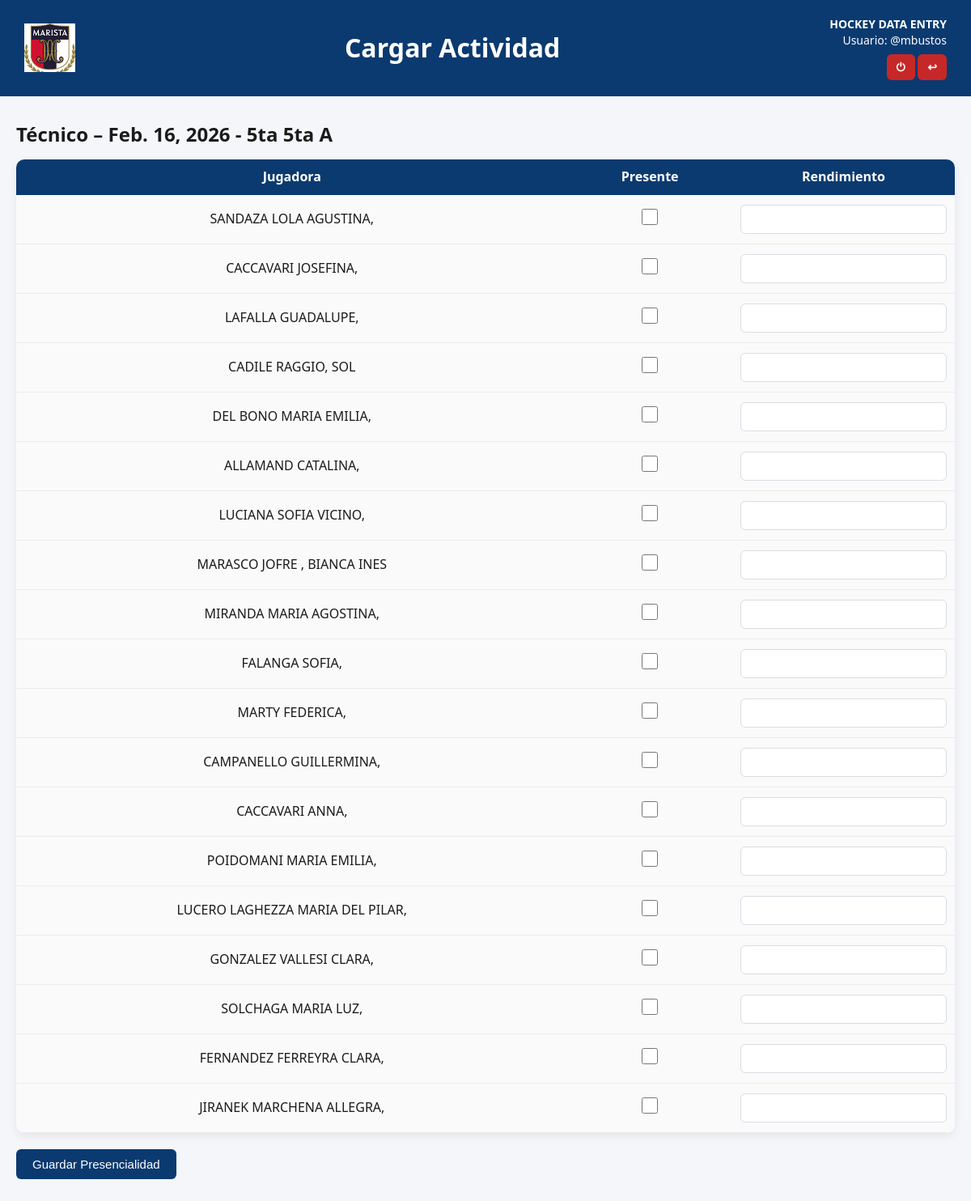
The app's page /actividad/137/presencialidad-jugadoras/ (signed in) with its own data.
### app_club/models.py (models this page shows, shortened)
class Actividad(models.Model):
    TIPO = [
        ('Técnico', 'Técnico'),
        ('Físico', 'Físico'),
        ('Partido', 'Partido'),
        ('Otra', 'Otra'),
    ]
    tipo = models.CharField(max_length=20, choices=TIPO)
    fecha = models.DateField()
    hora_inicio = models.TimeField()
    hora_fin = models.TimeField()
    division = models.ForeignKey(Division, on_delete=models.CASCADE)
    rama = models.ForeignKey(Rama, on_delete=models.CASCADE)
    sede = models.ForeignKey(
        Sede,
        on_delete=models.PROTECT,
        related_name="actividades",
        null=True,      # 👈 CLAVE
        blank=True
    )
    entrenadores = models.ManyToManyField(Entrenador, blank=True)
    ayudantes = models.ManyToManyField(Ayudante, blank=True)
    pfs = models.ManyToManyField(PF, blank=True)
    managers = models.ManyToManyField(Manager, blank=True)
    creado_por = models.ForeignKey(User, on_delete=models.SET_NULL, null=True, blank=True, related_name="actividades_creadas")
    creado_el = models.DateTimeField(default=timezone.now)
    modificado_por = models.ForeignKey(User, on_delete=models.SET_NULL, null=True, blank=True, related_name="actividades_modificadas")
    modificado_el = models.DateTimeField(auto_now=True)

class Rama(models.Model):
    nombre = models.CharField(max_length=10)   # "A", "B", "C"
    division = models.ForeignKey(Division, on_delete=models.CASCADE)
    def __str__(self):
        return f"{self.division.nombre} {self.nombre}"

class Division(models.Model):
    nombre = models.CharField(max_length=20)   # Ej: "6ta", "5ta", "7ma"

class Jugadora(models.Model):
    nombre = models.CharField(max_length=100)
    nro_socio = models.CharField(max_length=20, blank=True, null=True)
    anio_nacimiento = models.IntegerField()
    division = models.ForeignKey(Division, on_delete=models.SET_NULL, null=True, blank=True)
    rama = models.ForeignKey(Rama, on_delete=models.SET_NULL, null=True, blank=True)

### app_club/views.py (the view, shortened to what this page needs)
# urls.py: path("actividad/<int:id>/presencialidad-jugadoras/",views.carga_presencialidad_jugadora,
@login_required
def carga_presencialidad_jugadora(request, id):
    actividad = get_object_or_404(Actividad, pk=id)
    jugadoras = Jugadora.objects.filter(
        division=actividad.division,
        rama=actividad.rama
    )
    return render(
        request,
        "app_club/presencialidad_jugadoras.html",
        {
            "actividad": actividad,
            "jugadoras": jugadoras,
        }
    )

### app_club/templates/app_club/presencialidad_jugadoras.html (shortened to what this page needs)
<!DOCTYPE html>
<html lang="es">
{% load static %}
<head>
    <link rel="stylesheet" href="{% static 'app_club/css/style_actividad.css' %}">
</head>
<body>
<div class="header">
    <img src="{% static 'img/logo_club.png' %}" alt="Logo">
    <h1> Cargar Actividad</h1>
    <div class="right-info">
        <div><strong>HOCKEY DATA ENTRY</strong></div>
        <div>Usuario: {{ user.username }}</div>
         <div>
            <a href="{% url 'logout' %}" class="logout-link">⏻</a>
            <a href="{% url 'app_club:areas' %}" class="logout-link">↩</a>
        </div>
    </div>
</div>
<div class="contenedor-tabla">
    <div class="card-presencialidad">
        {% if actividad %}
            <h2>{{ actividad.tipo }} – {{ actividad.fecha }} - {{ actividad.rama }}</h2>
            <form method="post" action="{% url 'app_club:presencialidad_jugadoras' actividad.id %}">
                <table class="base-table">
                    <thead>
                        <tr>
                            <th>Jugadora</th>
                            <th>Presente</th>
                            <th>Rendimiento</th>
                        </tr>
                    </thead>
                    <tbody>
                        {% for j in jugadoras %}
                        <tr>
                            <td>{{ j.nombre }}</td>
                            <td>
                                <input type="checkbox" class="chk"
                                       name="presente_{{ j.id }}">
                            </td>
                            <td>
                                <input type="number" class="rend"
                                       name="rendimiento_{{ j.id }}"
                                       min="1" max="10">
                            </td>
                        </tr>
                        {% endfor %}
                    </tbody>
                </table>
                <button type="submit" class="btn">Guardar Presencialidad</button>
            </form>
        {% else %}
            <div class="no-actividad">
                NO HAY ACTIVIDAD CARGADA
            </div>
        {% endif %}
    </div>
</div>
</body>
</html>

### app_club/static/app_club/css/style_actividad.css (style rules this page uses)
* { box-sizing: border-box; margin: 0; padding: 0; }
body { font-family: "Segoe UI", Arial, sans-serif; background: #F4F6F9; color: #1B1B1B; line-height: 1.4; }
.header { background: #0B3A70; color: white; padding: 20px 30px; display: flex; align-items: center; justify-content: space-between; }
.header img { height: 60px; }
.header h1 { font-size: 32px; font-weight: 700; flex: 1; text-align: center; }
.right-info { text-align: right; font-size: 14px; }
.logout-link { margin-top: 8px; display: inline-block; background: #C62828; color: white; padding: 6px 12px; border-radius: 6px; text-decoration: none; font-weight: bold; }
.contenedor-tabla { max-width: 1200px; margin: 30px auto; padding: 0 20px; }
input[type="text"], input[type="date"], input[type="number"], select { width: 100%; padding: 9px 10px; border: 1px solid #D8DDE3; border-radius: 6px; background: white; font-size: 14px; }
.base-table { width: 100%; border-collapse: collapse; margin-top: 15px; border-radius: 10px; overflow: hidden; box-shadow: 0 4px 12px rgba(0,0,0,0.07); }
.base-table th { background: #0B3A70; color: white; padding: 12px; text-align: center; white-space: normal; word-break: break-word; line-height: 1.2; }
.base-table thead th { background: #0B3A70; color: #ffffff; padding: 12px 10px; font-size: 16px; font-weight: 600; text-align: center; line-height: 1.2; white-space: normal; word-break: break-word; }
.base-table td { padding: 12px 10px; font-size: 16px; text-align: center; background: #FAFAFA; border-bottom: 1px solid #ECECEC; }
.chk { width: 20px; height: 20px; accent-color: #0B3A70; }
.rend { width: 70px; padding: 6px; text-align: center; border: 1px solid #D8DDE3; border-radius: 6px; }
.btn { background: #0B3A70; color: white; border: none; padding: 10px 20px; border-radius: 6px; cursor: pointer; font-size: 15px; margin-top: 20px; }

### records on screen
Actividad: tipo "Técnico", fecha "Feb. 16, 2026", rama "5ta 5ta A"
Jugadora: nombre "SANDAZA LOLA AGUSTINA,"
Jugadora: nombre "CACCAVARI JOSEFINA,"
Jugadora: nombre "LAFALLA GUADALUPE,"
Jugadora: nombre "CADILE RAGGIO, SOL"
Jugadora: nombre "DEL BONO MARIA EMILIA,"
Jugadora: nombre "ALLAMAND CATALINA,"
Jugadora: nombre "LUCIANA SOFIA VICINO,"
Jugadora: nombre "MARASCO JOFRE , BIANCA INES"
Jugadora: nombre "MIRANDA MARIA AGOSTINA,"
Jugadora: nombre "FALANGA SOFIA,"
Jugadora: nombre "MARTY FEDERICA,"
Jugadora: nombre "CAMPANELLO GUILLERMINA,"
Jugadora: nombre "CACCAVARI ANNA,"
Jugadora: nombre "POIDOMANI MARIA EMILIA,"
Jugadora: nombre "LUCERO LAGHEZZA MARIA DEL PILAR,"
Jugadora: nombre "GONZALEZ VALLESI CLARA,"
Jugadora: nombre "SOLCHAGA MARIA LUZ,"
Jugadora: nombre "FERNANDEZ FERREYRA CLARA,"
Jugadora: nombre "JIRANEK MARCHENA ALLEGRA,"

### other values on screen
{{ user.username }} "@mbustos"
